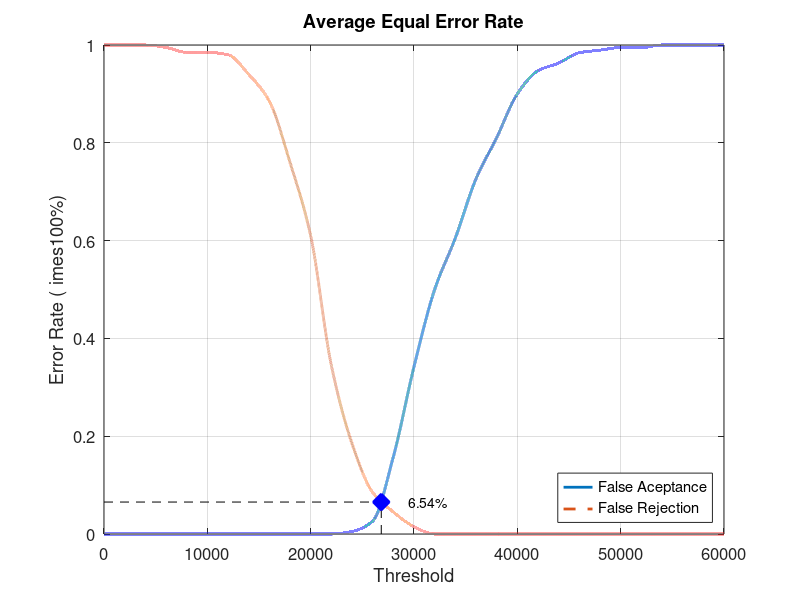
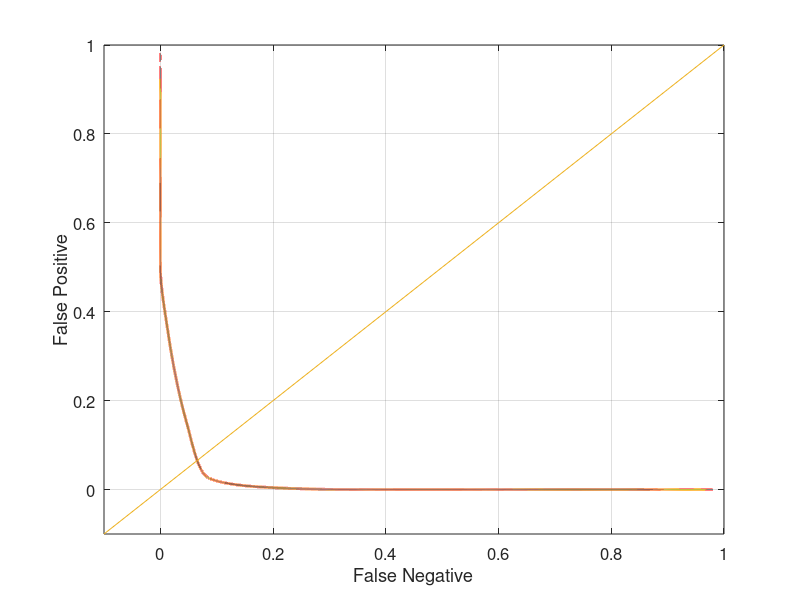

Recreate these plots in MATLAB, in order.
close all;
clear;
clc;
x = 0:2000:60000;
xq = 0:0.5:60000;

y0 = [0 0 0 0 0 0 0 0 0 0 0 0 0.00526316 0.0263158 0.157895 0.342105 0.5 0.605263 0.726316 0.810526 0.9 0.947368 0.963158 0.984211 0.989474 0.994737 0.994737 1 1 1 1]
yy0 = interp1(x, y0, xq, 'pchip');
y1 = [1 1 1 0.995 0.985 0.985 0.98 0.94 0.885 0.76 0.61 0.345 0.185 0.085 0.045 0.015 0 0 0 0 0 0 0 0 0 0 0 0 0 0 0]
yy1 = interp1(x, y1, xq, 'pchip');

% Calculating EER: 
y2 = abs(y0 - y1);
find(y2 == min(y2))
yy2 = abs(yy0 - yy1);
xEER = find(yy2 == min(yy2));
xEERIndex = xq(xEER) % X-axis EER
yEER = yy0(xEER) % Y-axis EER

main = figure
plot(xq, yy0,'-','LineWidth', 2);	hold on
plot(xq, yy1,'--','LineWidth', 2);	hold on
plot([xEERIndex xEERIndex], [0 yEER], 'k--');	hold on
plot([0 xEERIndex], [yEER yEER], 'k--');	hold on
plot(xEERIndex, yEER, 'bx', 'LineWidth', 10);	hold on
text(xEERIndex + 10 * xEERIndex / 100, yEER, [num2str(round((10000 * yEER)) / 100) '%'])
legend('False Aceptance', 'False Rejection', 'Location', 'SouthEast')
xlabel('Threshold')
ylabel('Error Rate (	imes100%)')
title('Average Equal Error Rate')
set(gca, 'FontSize', 12)
axis([0 60000 0 1])
grid on

print(main, 'Database4_2Main', '-dpng');
FNRxFPR = figure('Color', [1 1 1]);
plot(yy1, yy0, '-', yy1, yy0, 'LineWidth', 2);
hold on
y = -0.1:0.1:1
plot(y, y); 
set(gca, 'FontSize', 12)
xlabel('False Negative')
ylabel('False Positive')
axis([-0.1 1 -0.1 1])
set(gca, 'FontSize', 12)
grid on

print(FNRxFPR, 'Database4_2FNRxFPR','-dpng');
